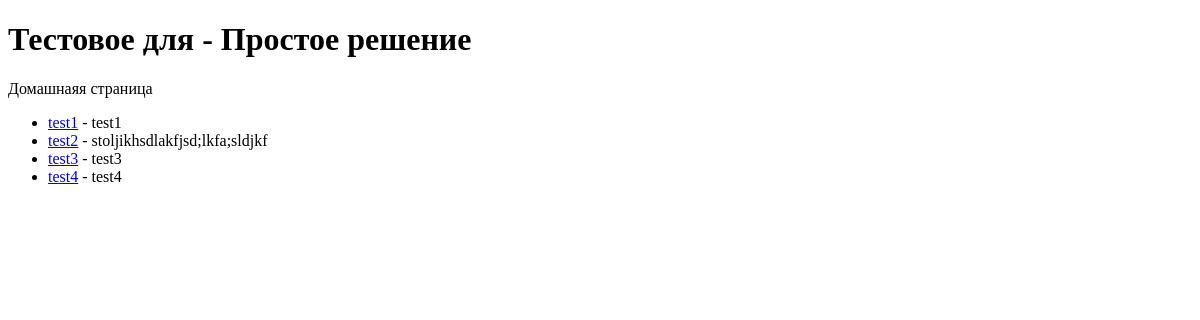
The app's page /, older data.
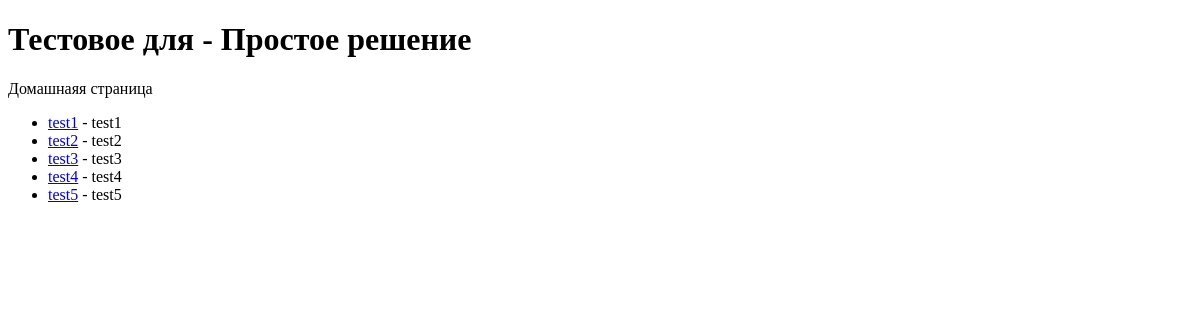
The same page, newer data.
### items/models.py (models this page shows, shortened)
class Item(models.Model):
    stripe_item_id = models.CharField(max_length=255)
    name = models.CharField(max_length=255)
    description = models.CharField(max_length=255)
    price = models.IntegerField(default=0)
    currency = models.CharField(max_length=3, default='usd')

### items/views.py (the view)
# urls.py: path('', index, name='index'),
def index(request):
    items = Item.objects.all()
    return render(request, 'items/index.html', {'items': items})

### items/templates/items/index.html (shortened to what this page needs)
<!DOCTYPE html>
<html lang="ru">
  <head>
  </head>
  <body>
    <h1>Тестовое для - Простое решение</h1>
    <p>Домашнаяя страница</p>
    <ul>
      {% for item in items %}
        <li>
          <a href="{% url 'item_detail' id=item.id %}">{{ item.name }}</a>
          - {{ item.description }}
        </li>
      {% endfor %}
    </ul>
  </body>
</html>

Row changes from the older to the newer data that the page shows:
changed Item "test2": description "stoljikhsdlakfjsd;lkfa;sldjkf" → "test2"
added Item: name "test5", description "test5"
